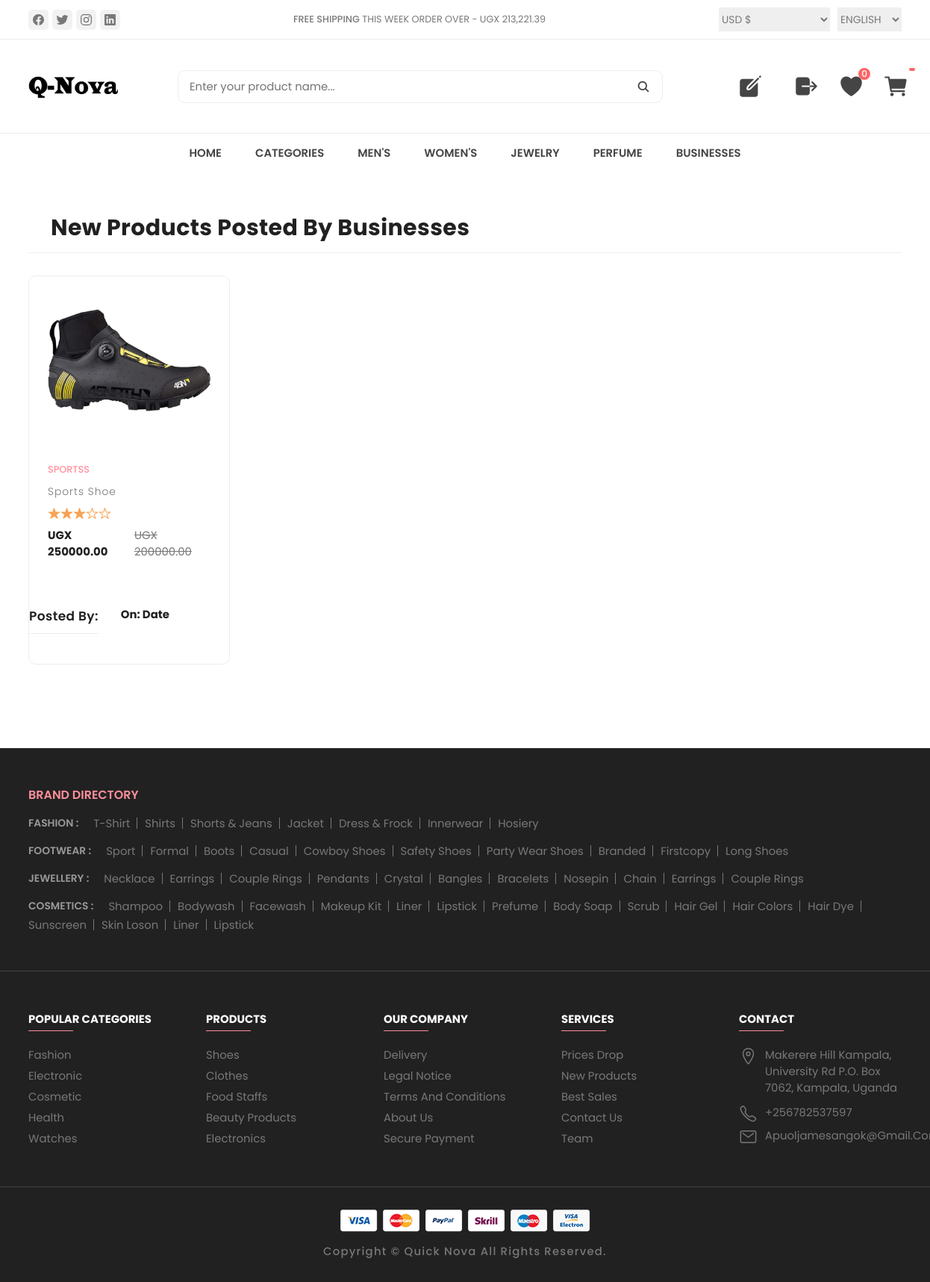
The page /business/ (signed in) on the database its author committed.
### home/models.py (models this page shows, shortened)
class Produk(models.Model):
    name=models.CharField(max_length=200)
    price=models.DecimalField(default=0,decimal_places=2, max_digits=16)
    Category=models.ForeignKey(Category, on_delete=models.CASCADE, default=1)
    description=models.CharField(max_length=500, default='', blank=True, null=True)
    image1=models.ImageField(upload_to='uploads/produks/')
    image2=models.ImageField(upload_to='uploads/produks/', blank=True, null=True)
    is_sale = models.BooleanField(default=False)
    sale_price = models.DecimalField(default=0,decimal_places=2, max_digits=16)
    digital=models.BooleanField(default=False, null=True, blank=False)

class Category(models.Model):
    name=models.CharField(max_length=50)
    def __str__(self):
        return self.name
    class Meta:
        verbose_name_plural = 'categories'

### home/views.py (the view)
# urls.py: path('business/', views.business, name='business'),
def business(request):
        produks = Produk.objects.all()
        return render(request, 'business.html',{'produks': produks,})

### templates/business.html (shortened to what this page needs)
{% extends 'base.html'%}
{%block content%}
<br></br>
<main>
    <div class="product-container"  >
        <div class="container">
       <div class="product-main">
          <h1 class="title" style="display: flex;  padding-left: 30px; font-size: 30px"><b>New Products Posted by Businesses</b></h1>
        <div class="product-grid" style="">
                {%for produk in produks%}
                {% if produk.is_sale %}
                <div class="showcase">
                     <div class="showcase-banner">
                            <img src="{{produk.image1.url}}"alt="Mens Winter Leathers Jackets" width="300" class="product-img default">
                       </div>
                        <div class="showcase-content">
                            <a href="#" class="showcase-category">{{produk.Category}}</a>
                            <a href="{% url 'produk' produk.id%}">
                                <h3 class="showcase-title">{{produk.name}}</h3>
                            </a>
                            <div class="showcase-rating">
                                <ion-icon name="star"></ion-icon>
                                <ion-icon name="star"></ion-icon>
                                <ion-icon name="star"></ion-icon>
                                <ion-icon name="star-outline"></ion-icon>
                                <ion-icon name="star-outline"></ion-icon>
                            </div>
                            <div class="price-box">
                                <p class="price">UGX  {{produk.sale_price}}</p>
                                <del>UGX  {{produk.price}}</del>
                            </div>
                        </div>
                        <div class="price-box" style="display: flex;">
                            <p class="title">
                                Posted by:  <a href="#"><h2 style="color:hsl(353, 100%, 78%); display:block">{{ vendor.store_name }}</h2></a>
                            </p>
                            <p class="price">On: Date</p>
                        </div>
                </div>
                {%endif%}
                {% endfor %}
        </div>
    </div>
    </div>
 </div>
</main>
<br></br>
{%endblock%}

### static/assets/css/style-prefix.css (style rules this page uses)
:root { --spanish-gray: hsl(0, 0%, 60%); --sonic-silver: hsl(0, 0%, 47%); --eerie-black: hsl(0, 0%, 13%); --salmon-pink: hsl(353, 100%, 78%); --sandy-brown: hsl(29, 90%, 65%); --bittersweet: hsl(0, 100%, 70%); --ocean-green: hsl(152, 51%, 52%); --davys-gray: hsl(0, 0%, 33%); --cultured: hsl(0, 0%, 93%); --white: hsl(0, 100%, 100%); --onyx: hsl(0, 0%, 27%); --fs-1: 1.563rem; --fs-2: 1.375rem; --fs-3: 1.25rem; --fs-4: 1.125rem; --fs-5: 1rem; --fs-6: 0.938rem; --fs-7: 0.875rem; --fs-8: 0.813rem; --fs-9: 0.75rem; --fs-10: 0.688rem; --fs-11: 0.625rem; --weight-300: 300; --weight-400: 400; --weight-500: 500; --weight-600: 600; --weight-700: 700; --border-radius-md: 10px; --border-radius-sm: 5px; --transition-timing: 0.2s ease; }
*, *::before, *::after { margin: 0; padding: 0; -webkit-box-sizing: border-box; box-sizing: border-box; }
html { font-family: "Poppins", sans-serif; -ms-scroll-chaining: none; overscroll-behavior: contain; }
body { background: var(--white); }
.container { padding: 0 15px; }
.title { color: var(--eerie-black); font-size: var(--fs-5); font-weight: var(--weight-600); letter-spacing: 0.4px; text-transform: capitalize; padding-bottom: 10px; border-bottom: 1px solid var(--cultured); margin-bottom: 30px; }
.product-main { margin-bottom: 30px; }
.product-grid { display: -ms-grid; display: grid; -ms-grid-columns: 1fr; grid-template-columns: 1fr; gap: 25px; }
.product-grid .showcase { display: flex; flex-direction: column; border: 1px solid var(--cultured); -webkit-border-radius: var(--border-radius-md); border-radius: var(--border-radius-md); overflow: hidden; -webkit-transition: var(--transition-timing); -o-transition: var(--transition-timing); transition: var(--transition-timing); }
.product-grid .showcase-banner { position: relative; }
.product-grid .product-img { width: 100%; height: 100%; -o-object-fit: cover; object-fit: cover; -webkit-transition: var(--transition-timing); -o-transition: var(--transition-timing); transition: var(--transition-timing); }
.product-grid .product-img.default { position: relative; z-index: 1; }
.product-grid .showcase-content { padding: 15px 25px 0; overflow: visible; align-items: center; justify-content: center; }
.product-grid .showcase-category { color: var(--salmon-pink); font-size: var(--fs-9); font-weight: var(--weight-500); text-transform: uppercase; margin-bottom: 10px; }
.product-grid .showcase-title { overflow: visible; color: var(--sonic-silver); font-size: var(--fs-8); font-weight: var(--weight-300); text-transform: capitalize; letter-spacing: 1px; margin-bottom: 10px; -webkit-transition: var(--transition-timing); -o-transition: var(--transition-timing); transition: var(--transition-timing); }
.product-grid .showcase-rating { display: -webkit-box; display: -webkit-flex; display: -ms-flexbox; display: flex; color: var(--sandy-brown); margin-bottom: 10px; }
.product-grid .price-box { display: -webkit-box; display: -webkit-flex; display: -ms-flexbox; display: flex; gap: 10px; font-size: var(--fs-7); color: var(--eerie-black); margin-bottom: 10px; text-align: left; }
.product-grid .price { font-weight: var(--weight-700); }
.product-grid del { color: var(--sonic-silver); }
@media (min-width: 480px) { :root { --fs-1: 1.875rem; } }
@media (min-width: 480px) { .product-grid { -ms-grid-columns: 1fr 30px 1fr; grid-template-columns: 1fr 1fr; gap: 30px; } }
@media (min-width: 768px) { :root { --fs-1: 2.375rem; } }
@media (min-width: 768px) { html { font-size: 17px; } }
@media (min-width: 768px) { .container { max-width: 750px; margin: auto; } }
@media (min-width: 1024px) { :root { --fs-1: 2.625rem; --fs-2: 1.125rem; } }
@media (min-width: 1024px) { .container { max-width: 980px; } }
@media (min-width: 1024px) { .product-container .container { position: relative; display: -webkit-box; display: -webkit-flex; display: -ms-flexbox; display: flex; -webkit-box-align: start; -webkit-align-items: flex-start; -ms-flex-align: start; align-items: flex-start; gap: 30px; margin-bottom: 30px; } }
@media (min-width: 1024px) { .product-grid { -ms-grid-columns: (1fr)[3]; grid-template-columns: repeat(3, 1fr); } }
@media (min-width: 1200px) { .container { max-width: 1200px; } }
@media (min-width: 1200px) { .product-grid { -ms-grid-columns: (1fr)[4]; grid-template-columns: repeat(4, 1fr); } }

### rows shown on the page
Produk: image1 (picture), Category "SPORTSS", name "Sports Shoe", sale_price "250000.00", price "200000.00"
